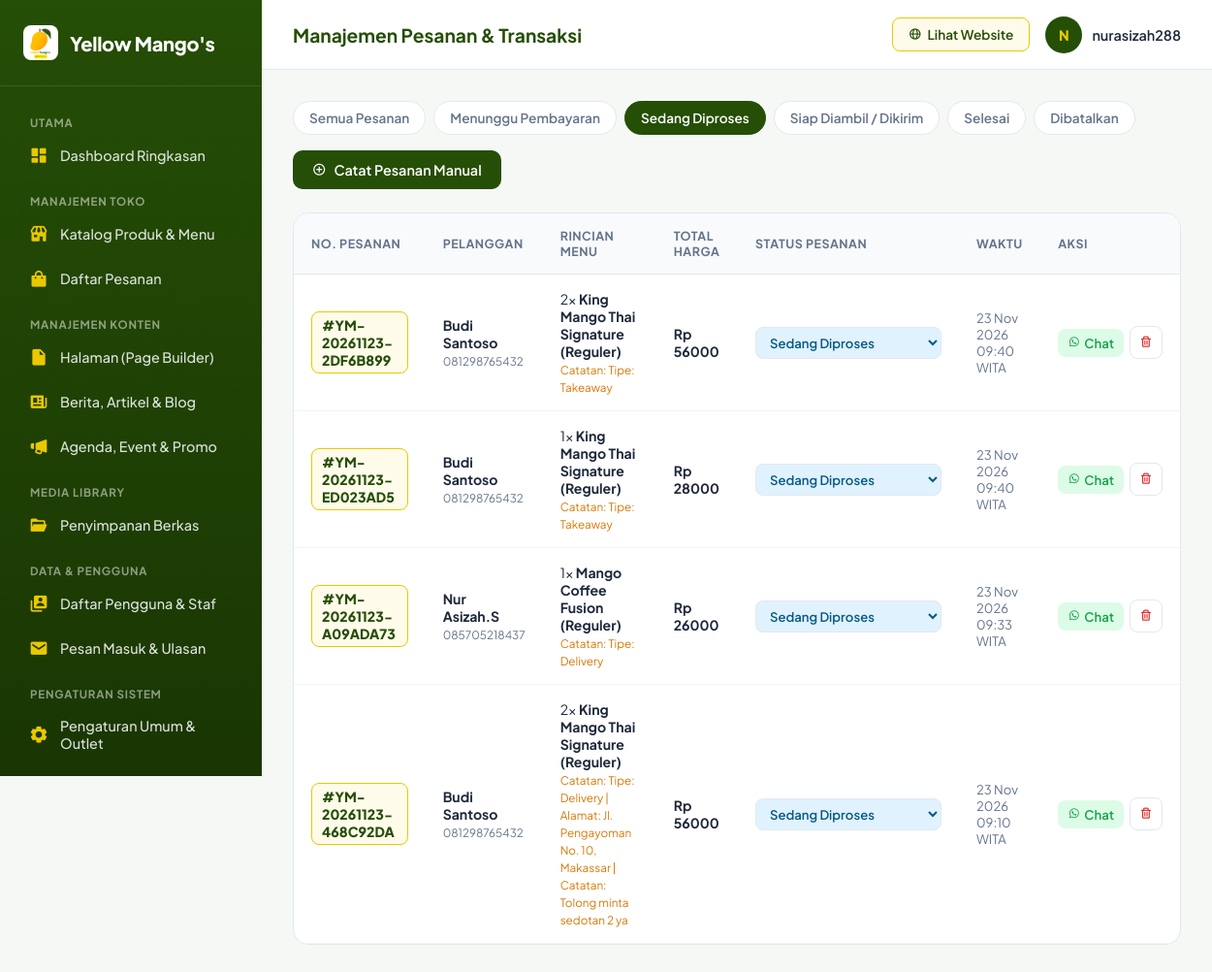
The page /dashboard/pesanan/?status=PROCESSING (signed in) on the database as committed earlier.
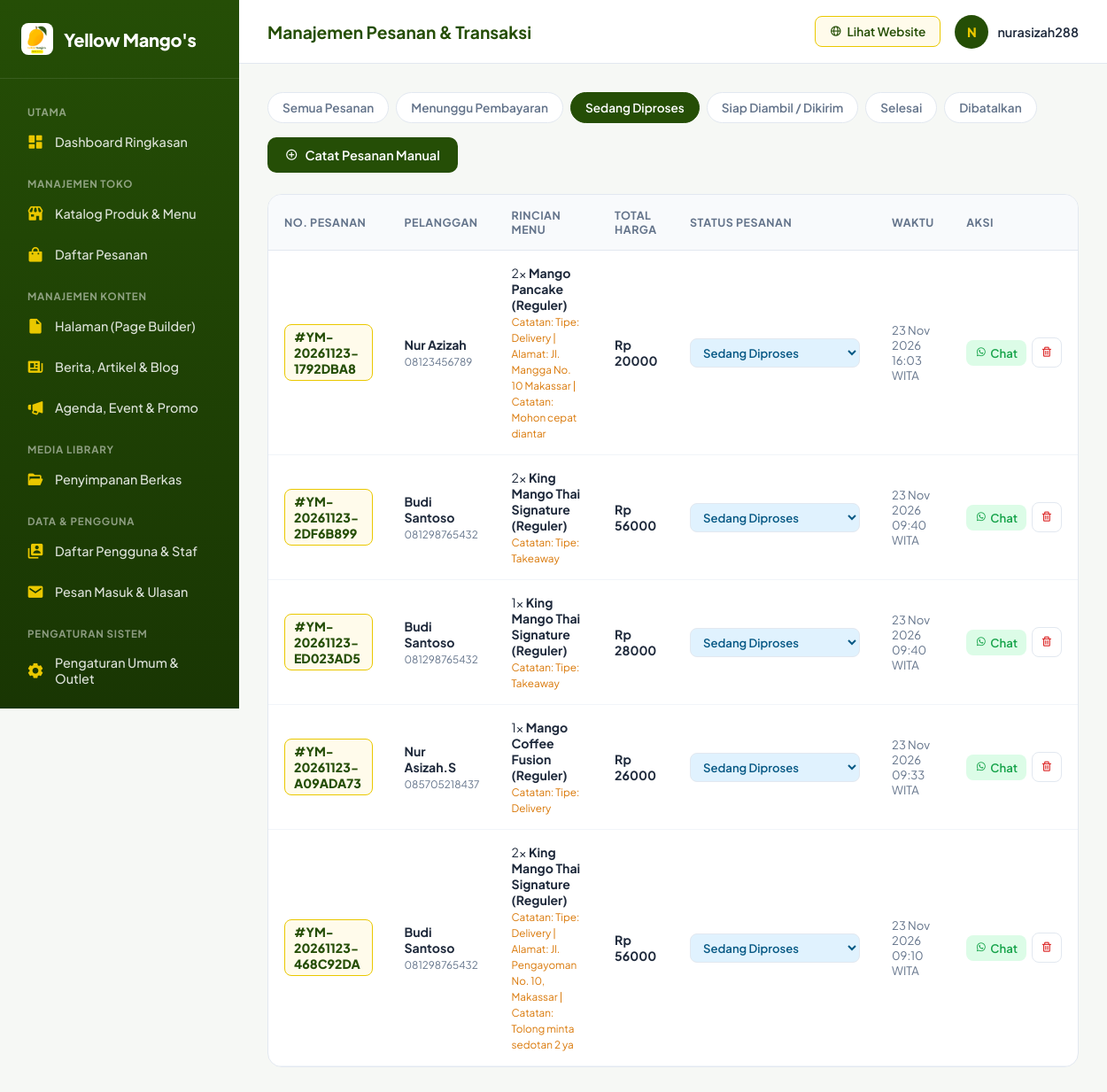
The same page on the database as committed later.
### store/models.py (models this page shows, shortened)
class Order(models.Model):
    STATUS_CHOICES = [
        ('PENDING', 'Menunggu Pembayaran'),
        ('PROCESSING', 'Sedang Diproses'),
        ('READY', 'Siap Diambil / Dikirim'),
        ('COMPLETED', 'Selesai'),
        ('CANCELLED', 'Dibatalkan'),
    ]
    order_number = models.CharField(max_length=30, unique=True, verbose_name="Nomor Pesanan")
    customer = models.ForeignKey(User, on_delete=models.SET_NULL, null=True, blank=True, related_name='orders')
    customer_name = models.CharField(max_length=150, verbose_name="Nama Pemesan")
    customer_phone = models.CharField(max_length=25, verbose_name="Nomor WhatsApp/HP")
    notes = models.TextField(blank=True, null=True, verbose_name="Catatan Pesanan")
    total_amount = models.PositiveIntegerField(default=0, verbose_name="Total Harga (Rp)")
    status = models.CharField(max_length=20, choices=STATUS_CHOICES, default='PENDING', verbose_name="Status Pesanan")
    payment_status = models.CharField(max_length=20, default='UNPAID', db_index=True)
    midtrans_token = models.CharField(max_length=100, blank=True)
    midtrans_redirect_url = models.URLField(blank=True)
    midtrans_transaction_id = models.CharField(max_length=100, blank=True)
    payment_type = models.CharField(max_length=40, blank=True)
    created_at = models.DateTimeField(auto_now_add=True)
    updated_at = models.DateTimeField(auto_now=True)
    class Meta:
        verbose_name = "Pesanan"
        verbose_name_plural = "Daftar Pesanan"
        ordering = ['-created_at']

class OrderItem(models.Model):
    order = models.ForeignKey(Order, on_delete=models.CASCADE, related_name='items')
    product = models.ForeignKey(Product, on_delete=models.SET_NULL, null=True)
    product_name = models.CharField(max_length=150)
    price = models.PositiveIntegerField()
    quantity = models.PositiveIntegerField(default=1)

### store/views.py (the view, shortened to what this page needs)
# urls.py: path('dashboard/pesanan/', views.admin_orders, name='admin_orders'),
@login_required(login_url='/custom-admin-login/')
def admin_orders(request):
    status_filter = request.GET.get('status', 'ALL')
    if status_filter != 'ALL':
        orders = Order.objects.filter(status=status_filter).prefetch_related('items')
    else:
        orders = Order.objects.all().prefetch_related('items')
    context = {
        'orders': orders,
        'status_choices': Order.STATUS_CHOICES,
        'status_filter': status_filter,
        'products': Product.objects.filter(is_available=True),
    }
    return render(request, 'store/admin_panel/orders.html', context)

### store/context_processors.py (called while the page is built)
def cart_and_settings(request):
    cart = request.session.get('cart', {})
    cart_count = 0
    cart_total = 0
    if isinstance(cart, dict):
        for item in cart.values():
            if isinstance(item, dict):
                qty = int(item.get('quantity', 1))
                cart_count += qty
                cart_total += int(float(item.get('subtotal', item.get('price', 0) * qty)))
    try:
        site_setting = SiteSetting.objects.first()
    except Exception:
        site_setting = None
    return {
        'cart': cart,
        'cart_count': cart_count,
        'cart_total': cart_total,
        'site_setting': site_setting,
    }

### templates/store/admin_panel/orders.html (shortened to what this page needs)
{% extends 'store/admin_panel/admin_base.html' %}
{% block page_title %}Manajemen Pesanan & Transaksi{% endblock %}
{% block content %}
<div class="top-action-bar">
    <div class="filter-tabs">
        <a href="?status=ALL" class="filter-btn {% if status_filter == 'ALL' %}active{% endif %}">Semua Pesanan</a>
        {% for val, label in status_choices %}
            <a href="?status={{ val }}" class="filter-btn {% if status_filter == val %}active{% endif %}">{{ label }}</a>
        {% endfor %}
    </div>
    <button class="btn-primary-mango" onclick="document.getElementById('orderModal').style.display='flex'">
        <i class='bx bx-plus-circle'></i> Catat Pesanan Manual
    </button>
</div>
<div class="table-card">
    <table>
        <thead>
            <tr>
                <th>No. Pesanan</th>
                <th>Pelanggan</th>
                <th>Rincian Menu</th>
                <th>Total Harga</th>
                <th>Status Pesanan</th>
                <th>Waktu</th>
                <th>Aksi</th>
            </tr>
        </thead>
        <tbody>
            {% for order in orders %}
            <tr>
                <td><span class="order-code">#{{ order.order_number }}</span></td>
                <td>
                    <strong>{{ order.customer_name }}</strong><br>
                    <small style="color: var(--text-muted);">{{ order.customer_phone }}</small>
                </td>
                <td>
                    {% for item in order.items.all %}
                        <div>{{ item.quantity }}x <strong>{{ item.product_name }}</strong></div>
                    {% empty %}
                        <span style="color:#94A3B8;">-</span>
                    {% endfor %}
                    {% if order.notes %}
                        <small style="color:#D97706;">Catatan: {{ order.notes }}</small>
                    {% endif %}
                </td>
                <td><strong>Rp {{ order.total_amount }}</strong></td>
                <td>
                    <form method="POST">
                        <select name="status" class="status-select status-{{ order.status }}" onchange="this.form.submit()">
                            {% for val, label in status_choices %}
                                <option value="{{ val }}" {% if order.status == val %}selected{% endif %}>{{ label }}</option>
                            {% endfor %}
                        </select>
                    </form>
                </td>
                <td style="font-size:0.82rem; color: var(--text-muted);">
                    {{ order.created_at|date:"d M Y" }}<br>
                    {{ order.created_at|date:"H:i" }} WITA
                </td>
                <td>
                    <div style="display:flex; gap:6px; align-items:center;">
                        <a href="https://wa.me/{{ order.customer_phone }}" target="_blank" class="btn-wa" title="Hubungi via WhatsApp">
                            <i class='bx bxl-whatsapp'></i> Chat
                        </a>
                        <form method="POST" onsubmit="return confirm('Hapus pesanan #{{ order.order_number }}?');" style="display:inline;">
                            <button type="submit" class="btn-del" title="Hapus Pesanan">
                                <i class='bx bx-trash'></i>
                            </button>
                        </form>
                    </div>
                </td>
            </tr>
            {% empty %}
            <tr>
                <td colspan="7" style="text-align:center; padding: 40px; color: var(--text-muted);">
                    Belum ada pesanan masuk pada kategori ini.
                </td>
            </tr>
            {% endfor %}
        </tbody>
    </table>
</div>
{% endblock %}

Rows that differ between the two databases and show on the page:
added Order: order_number "YM-20261123-1792DBA8", customer_name "Nur Azizah", customer_phone "08123456789", notes "Tipe: Delivery | Alamat: Jl. Mangga No. 10 Makassar | Catatan: Mohon cepat diantar", total_amount "20000", status "Sedang Diproses", created_at "23 Nov 2026", created_at "16:03"
added OrderItem: quantity "2", product_name "Mango Pancake (Reguler)", shown under "YM-20261123-1792DBA8"
